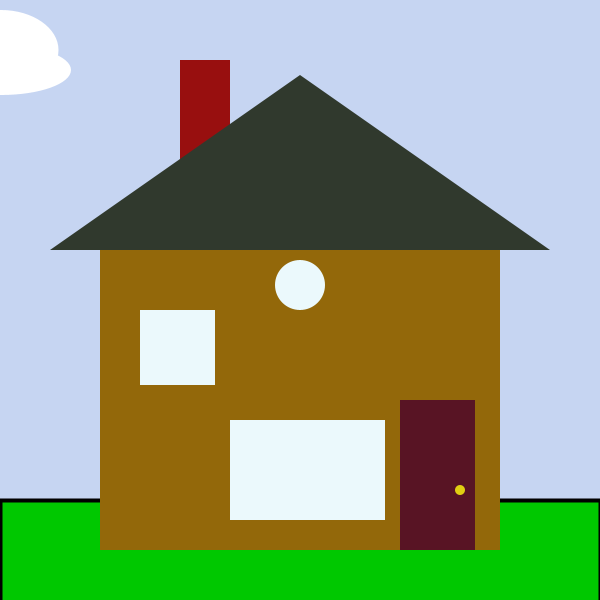
Frame 1 (no input)
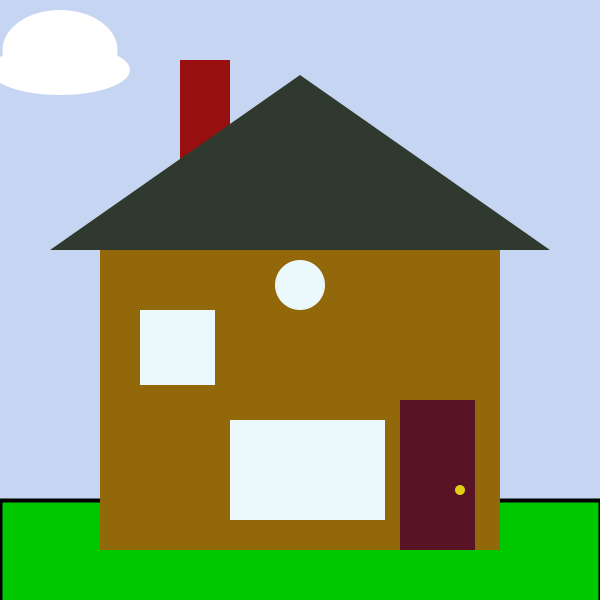
Frame 60 (the mouse pressed at the canvas centre just before this capture)
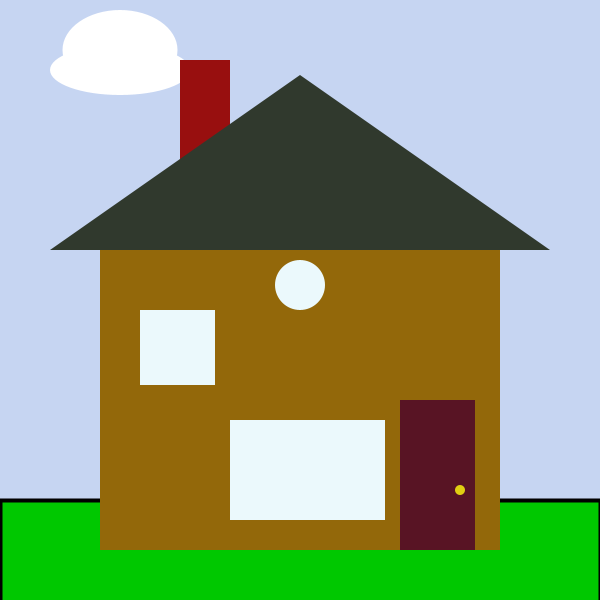
Frame 120 (the mouse held since frame 60 and released just before this capture)

The Processing sketch that drew these frames (run headless with seeded random() and noise(); from frame 60 on, the mouse is pressed at the canvas centre):

// Processing sketch: processing_130906
// ── processing_130906.pde

int moveX;
int b;

void setup() {
  moveX=0;
  size(600, 600);
}
void draw() {
  moveX++;
  background(#C6D5F2);
  fill(0, 200, 0);
  stroke(0);
  strokeWeight(4);
  rect(0, 500, 600, 700);
 
  clouds();
  
  //Chimney
  fill(#980F0F) ;
  rect(180, 60, 50, 200) ;
  
   //Roof
  fill(#30392D) ;
  triangle(50, 250, 550, 250, 300, 75) ;
   
  //Main
  fill(#93680A) ;
  rect(100, 250, 400, 300) ;
    
  //Door
  fill(#581424);
  rect(400, 400, 75, 150) ;
  fill(#E0CF12) ;
  ellipse(460, 490, 10, 10) ; 
    
  //windows
  fill(#EBF9FC) ;
  rect(140, 310, 75, 75) ;
  rect(230, 420, 155, 100) ;
  ellipse(300, 285, 50, 50);
}

void clouds() {
  //Cloud
  noStroke();
  fill(255);
  ellipse(moveX, 50, 115, 80);
  if(moveX==width+100)
  moveX=-100;
  
  noStroke();
  fill(255);
  ellipse(moveX, 70, 140, 50);
  if(moveX==width+100)
  moveX=-100;
}
